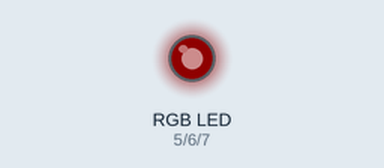
The sketch below on a simulated Arduino Uno, built with avr-gcc and run on an emulated ATmega328P. On the bench: an RGB LED mixed from three pins (HIGH = lit). Dim RGB values are drawn brighter than linear.

Above: at 0.15 s.
At 9.7 s:
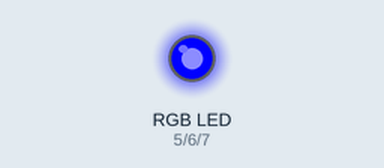
At 16.9 s:
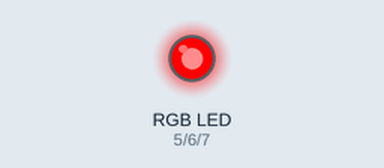
At 18.6 s:
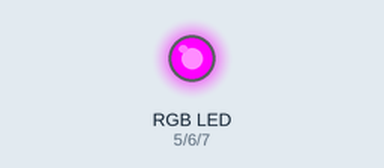
At 27.0 s:
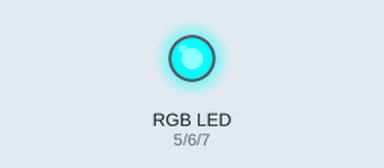
At 29.3 s:
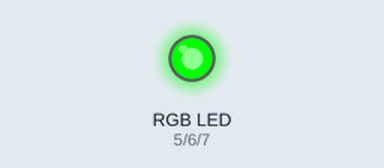
Timing chart, 0 to 40.0 s (numbered marks = the images above):
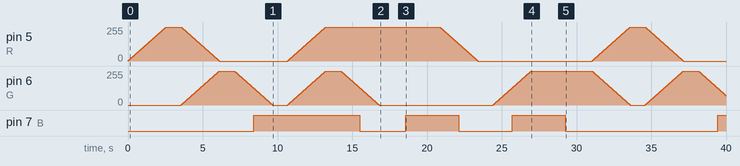

The sketch:

LEDS.ino
```cpp
// -------------- FADE
int cor_atual[3] = {0, 0, 0};
int cor_futura[3] = {0, 0, 0};
int corr = 1;
//-------------------

int R = 5;
int G = 6;
int B = 7;

void setup()
{
  pinMode(R, OUTPUT);
  pinMode(G, OUTPUT);
  pinMode(B, OUTPUT);

  Serial.begin(9600);
}

void loop() // run over and over
{

    while(1){
  cor(corr);
  fade();
  delay(1000);
  corr = (corr != 9?corr+1:1);
  }


}

void fade() {
  boolean saii = true;
  while (!igual()) {

    if (!igual(0)) {
      cor_atual[0] = (cor_atual[0] > cor_futura[0] ? cor_atual[0] - 1 : cor_atual[0] + 1);
      cor_atual[0] = (cor_atual[0] <= 0 ? 0 : cor_atual[0]);
    }

    if (!igual(1)) {
      cor_atual[1] = (cor_atual[1] > cor_futura[1] ? cor_atual[1] - 1 : cor_atual[1] + 1);
      cor_atual[1] = (cor_atual[1] < 0 ? 0 : cor_atual[1]);
    }
    if (!igual(2)) {
      cor_atual[2] = (cor_atual[2] > cor_futura[2] ? cor_atual[2] - 1 : cor_atual[2] + 1);
      cor_atual[2] = (cor_atual[2] <= 0 ? 0 : cor_atual[2]);

    }
    executa_cor();
    delay(10);
  }
}

void executa_cor() {

  analogWrite(R, cor_atual[0]);
  analogWrite(G, cor_atual[1]);
  analogWrite(B, cor_atual[2]);
}

boolean igual() {
  if (cor_atual[0] == cor_futura[0])
    if (cor_atual[1] == cor_futura[1])
      if (cor_atual[2] == cor_futura[2])
        return true;

  return false;
}

boolean igual(int x) {
if(cor_atual[x] == cor_futura[x])
return true;
return false;
}

void cor(int cor) {
  switch (cor) {
    case 1: //Vermelho
      cor_futura[0] = 255;
      cor_futura[1] = 0;
      cor_futura[2] = 0;
      break;
    case 2: //Verde
      cor_futura[0] = 0;
      cor_futura[1] = 255;
      cor_futura[2] = 0;
      break;
    case 3:  //Azul
      cor_futura[0] = 0;
      cor_futura[1] = 0;
      cor_futura[2] = 255;
      break;
    case 4:  //Branco
      cor_futura[0] = 255;
      cor_futura[1] = 255;
      cor_futura[2] = 255;
      break;
    case 5: //Rosa
      cor_futura[0] = 255;
      cor_futura[1] = 0;
      cor_futura[2] = 50;
      break;
    case 6: //Roxo
      cor_futura[0] = 255;
      cor_futura[1] = 0;
      cor_futura[2] = 255;
      break;
    case 7: //Laranja
      cor_futura[0] = 0;
      cor_futura[1] = 0;
      cor_futura[2] = 0;
      break;
    case 8: //Ciano
      cor_futura[0] = 0;
      cor_futura[1] = 255;
      cor_futura[2] = 255;
      break;

      case 9: //verde_agua
      cor_futura[0] = 0;
      cor_futura[1] = 255;
      cor_futura[2] = 50;
      break;
  }
}
```

Measured:
- by itself, pin 7 (B): goes HIGH 7.1 s, LOW 3.1 s, HIGH 3.6 s, LOW 3.6 s, HIGH 3.6 s, LOW 10.2 s, then HIGH
